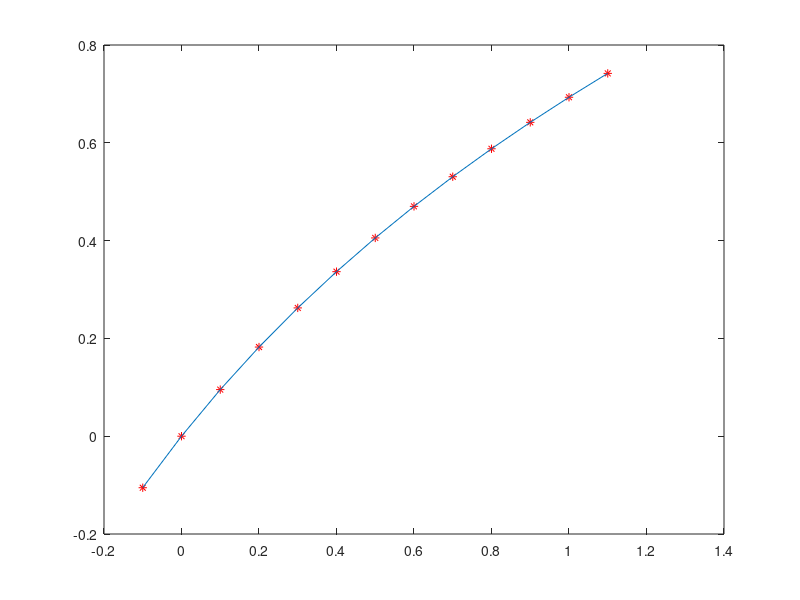

This figure's MATLAB source:
function[output] = q3()

f = @(x)reallog(1+x);
g = [0.02957206, -0.12895295, 0.28249626, -0.48907554, 0.99910735, 0]

v = -0.1:0.1:1.1;
v1 = f(v);
v2 = polyval(g, v);

v1-v2

plot(v, v1,'*r')
hold on
plot(v, v2)
hold off

end